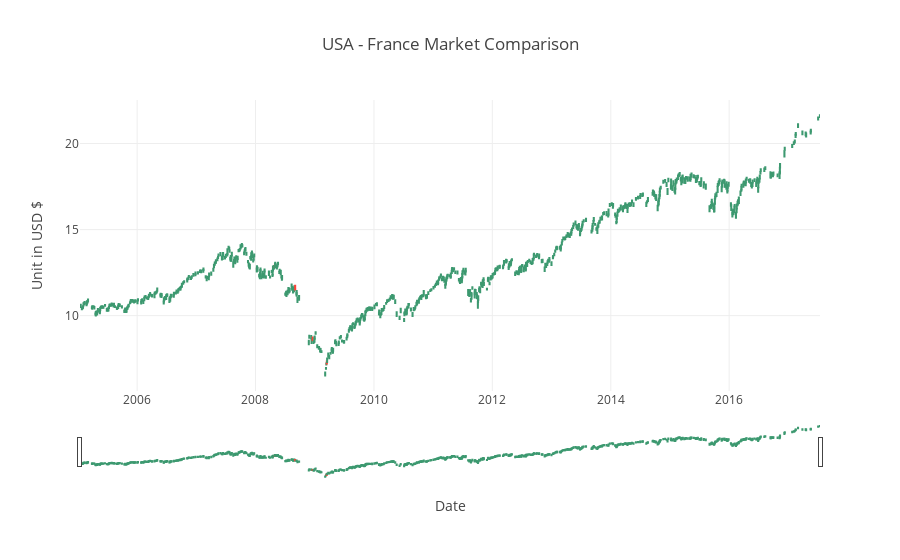

Notebook source saved alongside this figure:
### Code cell
plotgraph(inputClustertwo)

### Figure 1 — Plotly figure (JSON) as saved in the notebook; plotly's stock layout.template omitted (floating-point values rounded to 4 significant figures; data arrays with more than 128 entries replaced by an {"elided": "..."} marker saying what was removed)
{"data": [{"close": {"elided": "809 float values"}, "high": {"elided": "809 float values"}, "low": {"elided": "809 float values"}, "name": "USA", "open": {"elided": "809 float values"}, "type": "candlestick", "x": {"elided": "809 str values"}}], "layout": {"title": "USA - France Market Comparison ", "xaxis": {"title": "Date"}, "yaxis": {"title": "Unit in USD $ "}}}
